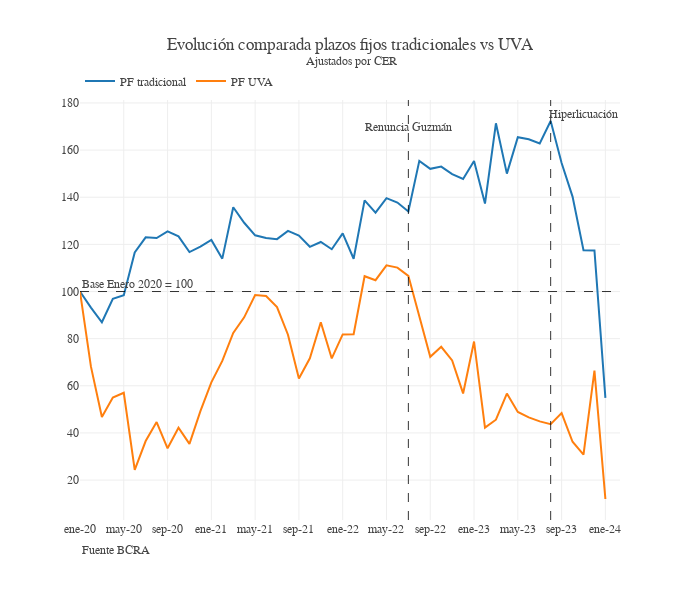

The cell this chart's notebook holds for it:
### Code cell
fig = go.Figure()
fig.add_trace(go.Scatter(x = df_ajustado_mensual.index, y = df_ajustado_mensual["pf_trad_total"]/df_ajustado_mensual["pf_trad_total"].iloc[0] * 100, name = "PF tradicional"))
fig.add_trace(go.Scatter(x = df_ajustado_mensual.index, y = df_ajustado_mensual["pf_uva_total"]/df_ajustado_mensual["pf_uva_total"].iloc[0] * 100, name = "PF UVA"))

fig.update_layout(template = None, separators = ",.", font_family = "georgia",
                  title_text = "Evolución comparada plazos fijos tradicionales vs UVA<br><sup> Ajustados por CER",
                  height = 600, width = 700, legend_orientation = "h", legend_y = 1.08)
fig.update_yaxes(tickformat = ",")
fig.update_xaxes(nticks = 15)
fig.add_vline(x = "jul-22", line_dash = "dash", line_width=.8)
fig.add_annotation(text="Renuncia Guzmán", x="jul-22",showarrow=False, y =170)
fig.add_vline(x="ago-23", line_dash = "dash", line_width = .8)
fig.add_annotation(text="Hiperlicuación", x="nov-23",showarrow=False, y =175)
fig.add_hline(y=100, line_dash = "dash",line_width = .8, annotation_text = "Base Enero 2020 = 100", annotation_position = "top left")
fig.add_annotation(text="Fuente BCRA", showarrow=False, xref="paper",yref="paper", x=0,y=-.09)

### Figure 1 — Plotly figure (JSON) as saved in the notebook; plotly's stock layout.template omitted (floating-point values rounded to 4 significant figures)
{"data": [{"name": "PF tradicional", "type": "scatter", "x": ["ene-20", "feb-20", "mar-20", "abr-20", "may-20", "jun-20", "jul-20", "ago-20", "sep-20", "oct-20", "nov-20", "dic-20", "ene-21", "feb-21", "mar-21", "abr-21", "may-21", "jun-21", "jul-21", "ago-21", "sep-21", "oct-21", "nov-21", "dic-21", "ene-22", "feb-22", "mar-22", "abr-22", "may-22", "jun-22", "jul-22", "ago-22", "sep-22", "oct-22", "nov-22", "dic-22", "ene-23", "feb-23", "mar-23", "abr-23", "may-23", "jun-23", "jul-23", "ago-23", "sep-23", "oct-23", "nov-23", "dic-23", "ene-24"], "y": [100, 93.2, 86.97, 96.92, 98.39, 116.5, 123.0, 122.7, 125.5, 123.4, 116.7, 119.0, 121.9, 113.9, 135.7, 129.2, 123.8, 122.7, 122.2, 125.7, 123.8, 119.0, 121.0, 117.9, 124.7, 113.9, 138.7, 133.5, 139.6, 137.7, 133.9, 155.4, 152.0, 153.0, 149.8, 147.8, 155.4, 137.3, 171.4, 150.0, 165.5, 164.6, 162.9, 172.3, 154.5, 140.3, 117.5, 117.4, 54.9]}, {"name": "PF UVA", "type": "scatter", "x": ["ene-20", "feb-20", "mar-20", "abr-20", "may-20", "jun-20", "jul-20", "ago-20", "sep-20", "oct-20", "nov-20", "dic-20", "ene-21", "feb-21", "mar-21", "abr-21", "may-21", "jun-21", "jul-21", "ago-21", "sep-21", "oct-21", "nov-21", "dic-21", "ene-22", "feb-22", "mar-22", "abr-22", "may-22", "jun-22", "jul-22", "ago-22", "sep-22", "oct-22", "nov-22", "dic-22", "ene-23", "feb-23", "mar-23", "abr-23", "may-23", "jun-23", "jul-23", "ago-23", "sep-23", "oct-23", "nov-23", "dic-23", "ene-24"], "y": [100, 68.13, 46.8, 55.03, 57.05, 24.36, 36.58, 44.62, 33.5, 42.23, 35.39, 49.28, 61.45, 70.57, 82.45, 89.05, 98.49, 98.13, 93.41, 81.69, 63.11, 71.68, 86.98, 71.61, 81.8, 81.9, 106.5, 104.8, 111.1, 110.1, 106.7, 89.6, 72.28, 76.57, 70.77, 56.77, 78.78, 42.25, 45.62, 56.73, 48.94, 46.63, 44.91, 43.74, 48.4, 36.27, 30.83, 66.44, 11.98]}], "layout": {"annotations": [{"showarrow": false, "text": "Renuncia Guzmán", "x": "jul-22", "y": 170}, {"showarrow": false, "text": "Hiperlicuación", "x": "nov-23", "y": 175}, {"showarrow": false, "text": "Base Enero 2020 = 100", "x": 0, "xanchor": "left", "xref": "x domain", "y": 100, "yanchor": "bottom", "yref": "y"}, {"showarrow": false, "text": "Fuente BCRA", "x": 0, "xref": "paper", "y": -0.09, "yref": "paper"}], "font": {"family": "georgia"}, "height": 600, "legend": {"orientation": "h", "y": 1.08}, "separators": ",.", "shapes": [{"line": {"dash": "dash", "width": 0.8}, "type": "line", "x0": "jul-22", "x1": "jul-22", "xref": "x", "y0": 0, "y1": 1, "yref": "y domain"}, {"line": {"dash": "dash", "width": 0.8}, "type": "line", "x0": "ago-23", "x1": "ago-23", "xref": "x", "y0": 0, "y1": 1, "yref": "y domain"}, {"line": {"dash": "dash", "width": 0.8}, "type": "line", "x0": 0, "x1": 1, "xref": "x domain", "y0": 100, "y1": 100, "yref": "y"}], "title": {"text": "Evolución comparada plazos fijos tradicionales vs UVA<br><sup> Ajustados por CER"}, "width": 700, "xaxis": {"nticks": 15}, "yaxis": {"tickformat": ","}}}
